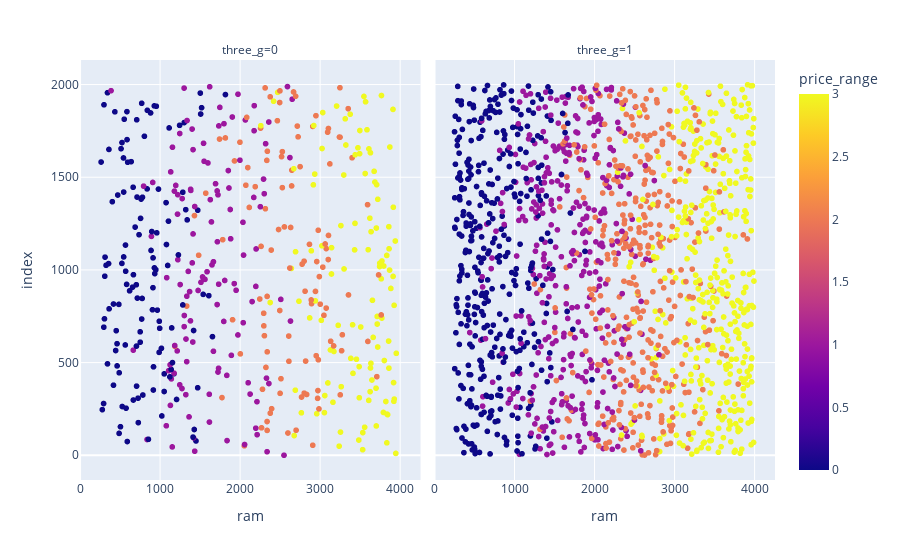

The notebook cell this image was saved under:
### Code cell
px.scatter(dataset_train,x="ram",color="price_range",facet_col="three_g")

### Figure 1 — Plotly figure (JSON) as saved in the notebook; plotly's stock layout.template omitted (floating-point values rounded to 4 significant figures; data arrays with more than 128 entries replaced by an {"elided": "..."} marker saying what was removed)
{"data": [{"hovertemplate": "three_g=0<br>ram=%{x}<br>index=%{y}<br>price_range=%{marker.color}<extra></extra>", "legendgroup": "", "marker": {"color": {"elided": "477 int values"}, "coloraxis": "coloraxis", "symbol": "circle"}, "mode": "markers", "name": "", "showlegend": false, "type": "scattergl", "x": {"elided": "477 int values"}, "xaxis": "x", "y": {"elided": "477 int values"}, "yaxis": "y"}, {"hovertemplate": "three_g=1<br>ram=%{x}<br>index=%{y}<br>price_range=%{marker.color}<extra></extra>", "legendgroup": "", "marker": {"color": {"elided": "1523 int values"}, "coloraxis": "coloraxis", "symbol": "circle"}, "mode": "markers", "name": "", "showlegend": false, "type": "scattergl", "x": {"elided": "1523 int values"}, "xaxis": "x2", "y": {"elided": "1523 int values"}, "yaxis": "y2"}], "layout": {"annotations": [{"font": {}, "showarrow": false, "text": "three_g=0", "x": 0.245, "xanchor": "center", "xref": "paper", "y": 1, "yanchor": "bottom", "yref": "paper"}, {"font": {}, "showarrow": false, "text": "three_g=1", "x": 0.755, "xanchor": "center", "xref": "paper", "y": 1, "yanchor": "bottom", "yref": "paper"}], "autosize": true, "coloraxis": {"colorbar": {"title": {"text": "price_range"}}, "colorscale": [[0, "#0d0887"], [0.1111, "#46039f"], [0.2222, "#7201a8"], [0.3333, "#9c179e"], [0.4444, "#bd3786"], [0.5556, "#d8576b"], [0.6667, "#ed7953"], [0.7778, "#fb9f3a"], [0.8889, "#fdca26"], [1, "#f0f921"]]}, "legend": {"tracegroupgap": 0}, "margin": {"t": 60}, "xaxis": {"anchor": "y", "autorange": true, "domain": [0, 0.49], "range": [-0.8578, 4255.0], "title": {"text": "ram"}, "type": "linear"}, "xaxis2": {"anchor": "y2", "autorange": true, "domain": [0.51, 1], "matches": "x", "range": [-0.8578, 4255.0], "title": {"text": "ram"}, "type": "linear"}, "yaxis": {"anchor": "x", "autorange": true, "domain": [0, 1], "range": [-154.8, 2154.0], "title": {"text": "index"}, "type": "linear"}, "yaxis2": {"anchor": "x2", "autorange": true, "domain": [0, 1], "matches": "y", "range": [-154.8, 2154.0], "showticklabels": false, "type": "linear"}}}
